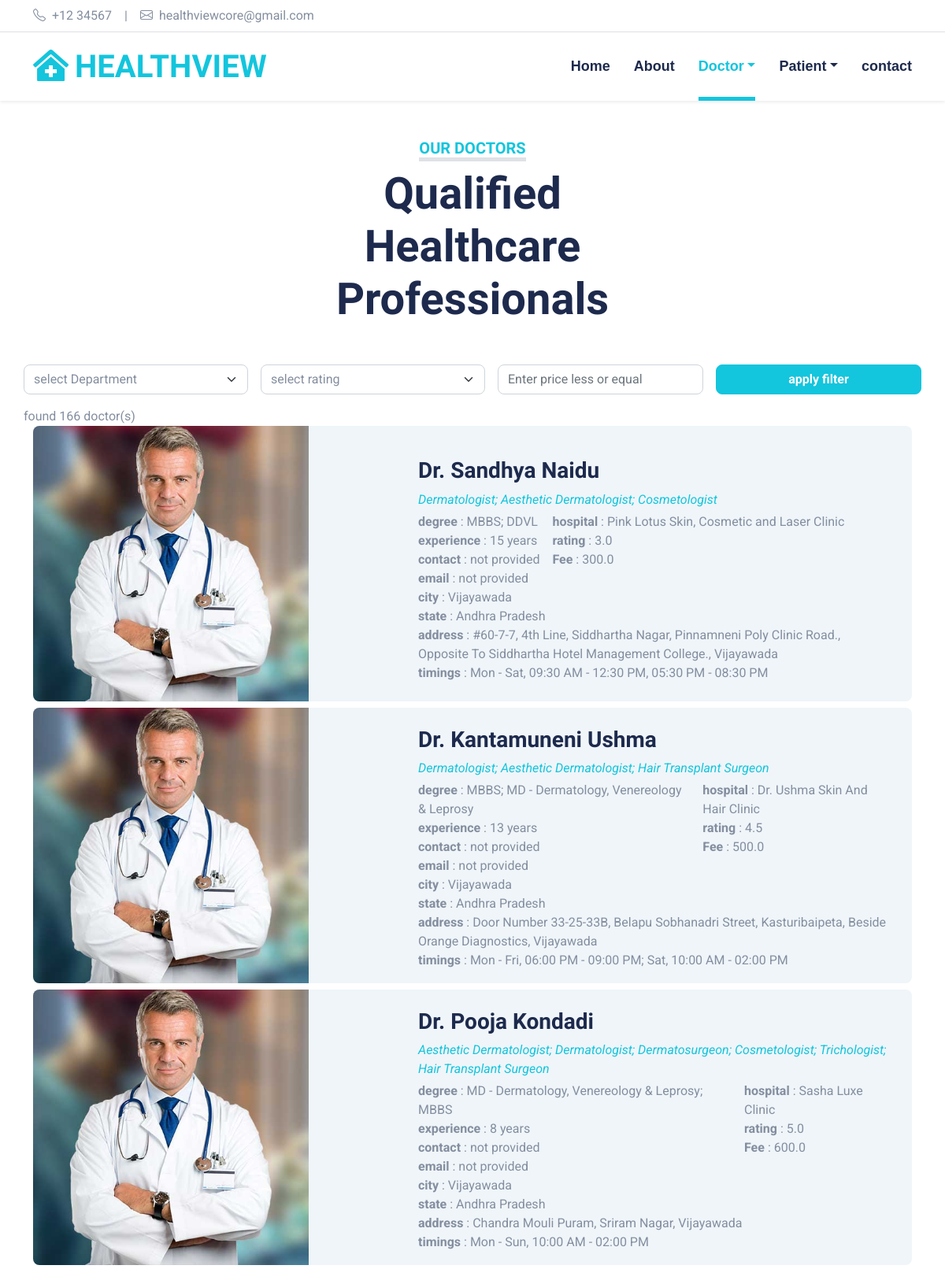
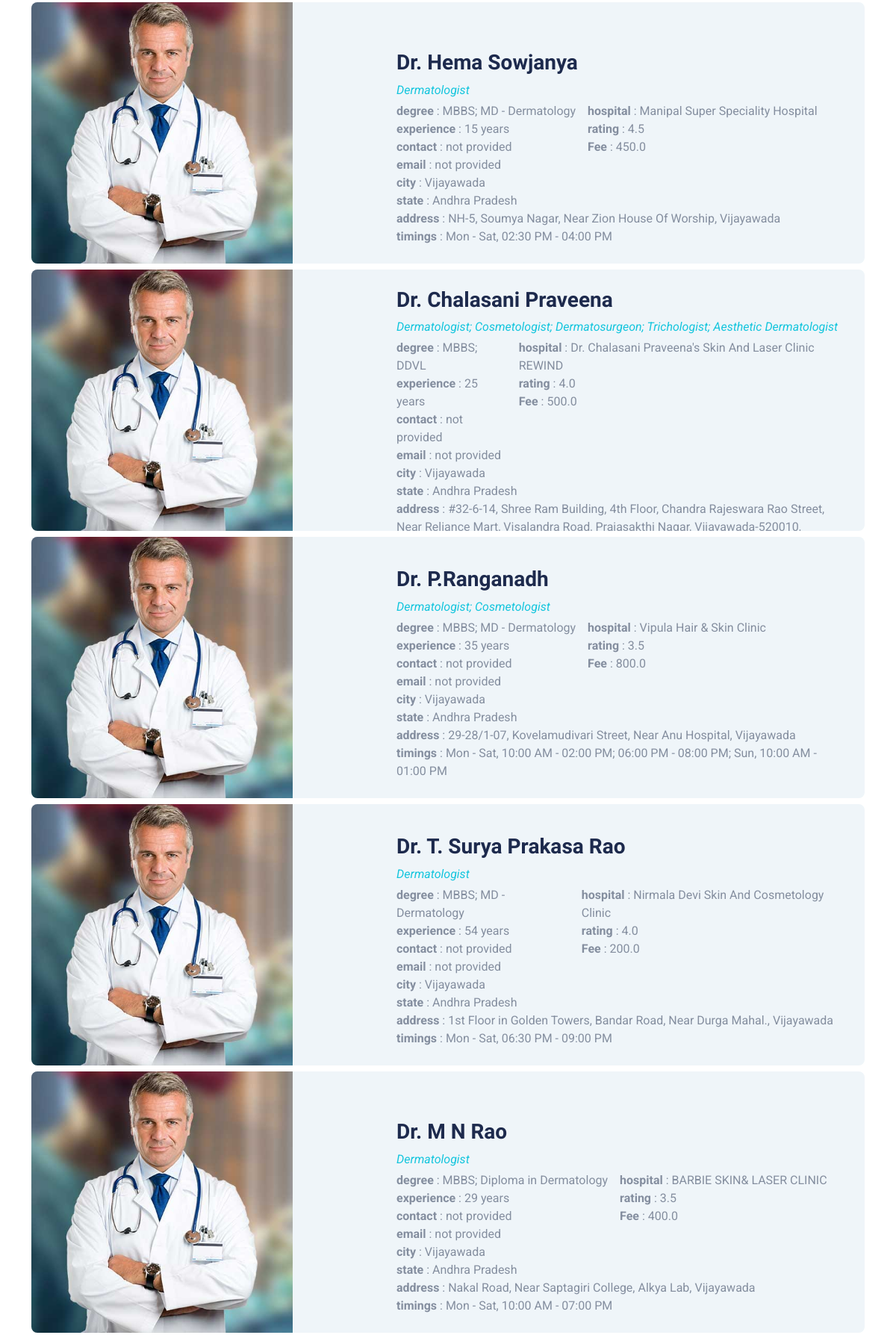
The page /doctor/search (upper part) on the database its author committed (2 pictures, top to bottom).
### models.py (models this page shows, shortened)
class DoctorModel(db.Model):
    __tablename__ = 'doctors'
    id = db.Column(db.String(), primary_key=True, default=str(uuid4()))
    fee = db.Column(db.Float)
    age = db.Column(db.Integer())
    city = db.Column(db.String())
    email = db.Column(db.String())
    address = db.Column(db.Text())
    state = db.Column(db.String())
    rating = db.Column(db.Float)
    degree = db.Column(db.String())
    contact = db.Column(db.String())
    gender = db.Column(db.String())
    timings = db.Column(db.String())
    hospital = db.Column(db.String())
    username = db.Column(db.String())
    password = db.Column(db.String())
    experience = db.Column(db.String())
    qualification = db.Column(db.String())

### apps/doctor.py (the view, shortened to what this page needs)
@doctor.route("/search", methods=['GET', 'POST'])
def search():
    depts = [
        "Dermatologist",
        "Aesthetic Dermatologist",
        "Cosmetologist",
        "Hair Transplant Surgeon",
        "Dermatosurgeon",
        "Trichologist",
        "Sexologist",
        "Pediatric Dermatologist",
        "Immunodermatologist",
        "Vascular Surgeon",
        "Andrologist",
        "Urologist",
        "Urological Surgeon",
        "Rheumatologist",
        "General Surgeon",
        "Proctologist",
        "Laparoscopic Surgeon",
        "Advanced Laparoscopic Surgeon",
        "Advanced Laser Proctologist",
        "Pulmonologist",
        "General Physician",
        "Joint Replacement Surgeon",
        "Orthopedic Surgeon",
        "Neurologist",
        "Neurosurgeon",
        "Geriatric Neurologist",
        "Gastroenterologist",
        "Endocrinologist",
        "Interventional Cardiologist",
        "Cardiologist",
        "Orthopaedic",
        "ENT (Ear Nose Throat)",
        "Neuro Surgeon"
    ]
    d=DoctorModel.query.all()
    return render_template("doctor/find-doctor.html", depts=depts, doctor=d, cnt = len(d))

### templates/doctor/find-doctor.html (shortened to what this page needs)
{% extends 'base/base.html' %}
{% block content %}
<div class="container-fluid py-5">
    <div class="container">
        <div class="text-center mx-auto mb-5" style="max-width: 500px;">
            <h5 class="d-inline-block text-primary text-uppercase border-bottom border-5">Our Doctors</h5>
            <h1 class="display-4">Qualified Healthcare Professionals</h1>
        </div>
        <form class="row gap-3 mb-3" action="" method="post">
            <select  name="department" id="" class="col form-select">
                <option value="">select Department</option>
            </select>
            <select  name="rating" id="" class="col form-select">
                <option value="">select rating</option>
            </select>
            <input name="fee" placeholder="Enter price less or equal" type="price" class="col form-control">
            <input type="submit" value="apply filter" class="col btn btn-primary">
        </form>
        <div class="row">
            found {{ cnt }} doctor(s) &nbsp; &nbsp;
        </div>
        {% for d in doctor %}
            <div class="row mb-2">
                <div class="col team-item">
                    <div class="row g-0 bg-light rounded overflow-hidden">
                        <div class="col-12 col-sm-5 h-100">
                            <img class="img-fluid h-100" src="{{ url_for('static', filename='img/team-1.jpg' ) }}" style="object-fit: cover;">
                        </div>
                        <div class="col-12 col-sm-7 h-100 d-flex flex-column">
                            <div class="mt-auto p-4">
                                <h3>{{ d.username }}</h3>
                                <p class="fw-normal fst-italic text-primary mb-1">{{ d.qualification }}</p>
                                <div class="d-flex gap-3">
                                    <div>
                                        <p><b>degree</b> : {{ d.degree }}</p>
                                        <p><b>experience</b> : {{ d.experience }} years</p>
                                        <p><b>contact</b> : {{ d.contact }}</p>
                                        <p><b>email</b> : {{ d.email }}</p>
                                    </div>
                                    <div>
                                        <p><b>hospital</b> : {{ d.hospital }}</p>
                                        <p><b>rating</b> : {{ d.rating }}</p>
                                        <p><b>Fee</b> : {{ d.fee }}</p>
                                    </div>
                                </div>
                                <div>
                                    <p><b>city</b> : {{ d.city }}</p>
                                    <p><b>state</b> : {{ d.state }}</p>
                                    <p><b>address</b> : {{ d.address }}</p>
                                    <p><b>timings</b> : {{ d.timings }}</p>
                                </div>
                            </div>
                        </div>
                    </div>
                </div>
            </div>
        {% endfor %}
    </div>
</div>
{% endblock %}

### templates/base/base.html (shortened to what this page needs)
<!DOCTYPE html>
<html lang="en">
    <head>
        <link href="https://cdnjs.cloudflare.com/ajax/libs/font-awesome/5.15.0/css/all.min.css" rel="stylesheet">
        <link href="https://cdn.jsdelivr.net/npm/bootstrap-icons@1.4.1/font/bootstrap-icons.css" rel="stylesheet">
        <link rel="stylesheet" href="https://cdn.jsdelivr.net/npm/@tarekraafat/autocomplete.js@10.2.9/dist/css/autoComplete.min.css">
        <link href="{{ url_for('static', filename='lib/owlcarousel/assets/owl.carousel.min.css') }}" rel="stylesheet">
        <link href="{{ url_for('static', filename='lib/tempusdominus/css/tempusdominus-bootstrap-4.min.css') }}" rel="stylesheet" />
        <link href="{{ url_for('static', filename='css/bootstrap.min.css') }}" rel="stylesheet">
        <link href="{{ url_for('static', filename='css/style.css') }}" rel="stylesheet">
        <link rel="stylesheet" href="{{ url_for('static', filename='css/materialize.required.css') }}">
    </head>
    <body>
        {% include 'includes/top-bar.html'  %}
        {% include 'includes/header.html'  %}
        {% block content %} {% endblock content %}
    </body>
</html>

### templates/includes/top-bar.html
<div class="container-fluid py-2 border-bottom d-none d-lg-block">
    <div class="container">
        <div class="row">
            <div class="col-md-6 text-center text-lg-start mb-2 mb-lg-0">
                <div class="d-inline-flex align-items-center">
                    <a class="text-decoration-none text-body pe-3" href=""><i class="bi bi-telephone me-2"></i>+12 34567</a>
                    <span class="text-body">|</span>
                    <a class="text-decoration-none text-body px-3" href=""><i class="bi bi-envelope me-2"></i>healthviewcore@gmail.com</a>
                </div>
            </div>
        </div>
    </div>
</div>

### templates/includes/header.html (shortened to what this page needs)
<div class="container-fluid sticky-top bg-white shadow-sm">
    <div class="container">
        <nav class="navbar navbar-expand-lg bg-white navbar-light py-3 py-lg-0">
            <a href="{{ url_for('main.index') }}" class="navbar-brand">
                <h1 class="m-0 text-uppercase text-primary"><i class="fa fa-clinic-medical me-2"></i>HealthView</h1>
            </a>
            <div class="collapse navbar-collapse" id="navbarCollapse">
                <div class="navbar-nav ms-auto py-0">
                    <a
                        href="{{ url_for('main.index') }}"
                        class="{% if request.path == '/' %} active {% endif %} nav-item nav-link ">
                        Home
                    </a>
                    <a
                        href="{{ url_for('main.about') }}"
                        class="{% if request.path == '/about' %} active {% endif %} nav-item nav-link">
                        About
                    </a>
                    {% if not session['current_user'] %}
                        <div class="nav-item dropdown">
                            <a
                                href="#"
                                class="{% if request.path.startswith('/doctor') %} active {% endif %} nav-link dropdown-toggle"
                                data-bs-toggle="dropdown">Doctor</a>
                        </div>
                        <div class="nav-item dropdown">
                            <a
                                href="#"
                                class="{% if request.path == '/login' or  request.path == '/register' %} active {% endif %} nav-link dropdown-toggle"
                                data-bs-toggle="dropdown">Patient</a>
                        </div>
                    {% endif %}
                    <a
                        href="{{ url_for('main.contact') }}"
                        class="{% if request.path == '/contact' %} active {% endif %} nav-item nav-link">
                        contact
                    </a>
                </div>
            </div>
        </nav>
    </div>
</div>

### static/css/style.css (style rules this page uses)
:root { --primary: #13C5DD; --secondary: #354F8E; --light: #EFF5F9; --dark: #1D2A4D; }
.btn { font-weight: 700; transition: .5s; }
.btn-primary { color: #FFFFFF; }
.navbar-light .navbar-nav .nav-link { font-family: 'Jost', sans-serif; position: relative; margin-left: 30px; padding: 30px 0; font-size: 18px; font-weight: 700; color: var(--dark); outline: none; transition: .5s; }
.navbar-light .navbar-nav .nav-link:hover, .navbar-light .navbar-nav .nav-link.active { color: var(--primary); }
@media (min-width: 992px) { .navbar-light .navbar-nav .nav-link::before { position: absolute; content: ""; width: 0; height: 5px; bottom: 0; left: 50%; background: var(--primary); transition: .5s; } }
@media (min-width: 992px) { .navbar-light .navbar-nav .nav-link:hover::before, .navbar-light .navbar-nav .nav-link.active::before { width: 100%; left: 0; } }
@media (min-width: 576px) { .team-item .row { height: 350px; } }

### templates/doctor/find-doctor.html (style rules this page uses)
p { margin: 0; }

### rows shown on the page
DoctorModel: username "Dr. Sandhya Naidu", qualification "Dermatologist; Aesthetic Dermatologist; Cosmetologist", degree "MBBS; DDVL", experience "15", contact "not provided", email "not provided", hospital "Pink Lotus Skin, Cosmetic and Laser Clinic", rating "3.0", fee "300.0", city "Vijayawada", state "Andhra Pradesh", address "#60-7-7, 4th Line, Siddhartha Nagar, Pinnamneni Poly Clinic Road., Opposite To Siddhartha Hotel Management College., Vijayawada", timings "Mon - Sat, 09:30 AM - 12:30 PM, 05:30 PM - 08:30 PM"
DoctorModel: username "Dr. Kantamuneni Ushma", qualification "Dermatologist; Aesthetic Dermatologist; Hair Transplant Surgeon", degree "MBBS; MD - Dermatology, Venereology & Leprosy", experience "13", contact "not provided", email "not provided", hospital "Dr. Ushma Skin And Hair Clinic", rating "4.5", fee "500.0", city "Vijayawada", state "Andhra Pradesh", address "Door Number 33-25-33B, Belapu Sobhanadri Street, Kasturibaipeta, Beside Orange Diagnostics, Vijayawada", timings "Mon - Fri, 06:00 PM - 09:00 PM; Sat, 10:00 AM - 02:00 PM"
DoctorModel: username "Dr. Pooja Kondadi", qualification "Aesthetic Dermatologist; Dermatologist; Dermatosurgeon; Cosmetologist; Trichologist; Hair Transplant Surgeon", degree "MD - Dermatology, Venereology & Leprosy; MBBS", experience "8", contact "not provided", email "not provided", hospital "Sasha Luxe Clinic", rating "5.0", fee "600.0", city "Vijayawada", state "Andhra Pradesh", address "Chandra Mouli Puram, Sriram Nagar, Vijayawada", timings "Mon - Sun, 10:00 AM - 02:00 PM"
DoctorModel: username "Dr. Hema Sowjanya", qualification "Dermatologist", degree "MBBS; MD - Dermatology", experience "15", contact "not provided", email "not provided", hospital "Manipal Super Speciality Hospital", rating "4.5", fee "450.0", city "Vijayawada", state "Andhra Pradesh", address "NH-5, Soumya Nagar, Near Zion House Of Worship, Vijayawada", timings "Mon - Sat, 02:30 PM - 04:00 PM"
DoctorModel: username "Dr. Chalasani Praveena", qualification "Dermatologist; Cosmetologist; Dermatosurgeon; Trichologist; Aesthetic Dermatologist", degree "MBBS; DDVL", experience "25", contact "not provided", email "not provided", hospital "Dr. Chalasani Praveena's Skin And Laser Clinic REWIND", rating "4.0", fee "500.0", city "Vijayawada", state "Andhra Pradesh", address "#32-6-14, Shree Ram Building, 4th Floor, Chandra Rajeswara Rao Street, Near Reliance Mart, Visalandra Road, Prajasakthi Nagar, Vijayawada-520010,…"
DoctorModel: username "Dr. P.Ranganadh", qualification "Dermatologist; Cosmetologist", degree "MBBS; MD - Dermatology", experience "35", contact "not provided", email "not provided", hospital "Vipula Hair & Skin Clinic", rating "3.5", fee "800.0", city "Vijayawada", state "Andhra Pradesh", address "29-28/1-07, Kovelamudivari Street, Near Anu Hospital, Vijayawada", timings "Mon - Sat, 10:00 AM - 02:00 PM; 06:00 PM - 08:00 PM; Sun, 10:00 AM - 01:00 PM"
DoctorModel: username "Dr. T. Surya Prakasa Rao", qualification "Dermatologist", degree "MBBS; MD - Dermatology", experience "54", contact "not provided", email "not provided", hospital "Nirmala Devi Skin And Cosmetology Clinic", rating "4.0", fee "200.0", city "Vijayawada", state "Andhra Pradesh", address "1st Floor in Golden Towers, Bandar Road, Near Durga Mahal., Vijayawada", timings "Mon - Sat, 06:30 PM - 09:00 PM"
DoctorModel: username "Dr. M N Rao", qualification "Dermatologist", degree "MBBS; Diploma in Dermatology", experience "29", contact "not provided", email "not provided", hospital "BARBIE SKIN& LASER CLINIC", rating "3.5", fee "400.0", city "Vijayawada", state "Andhra Pradesh", address "Nakal Road, Near Saptagiri College, Alkya Lab, Vijayawada", timings "Mon - Sat, 10:00 AM - 07:00 PM"

### other values the page prints
{{ cnt }} "166"
